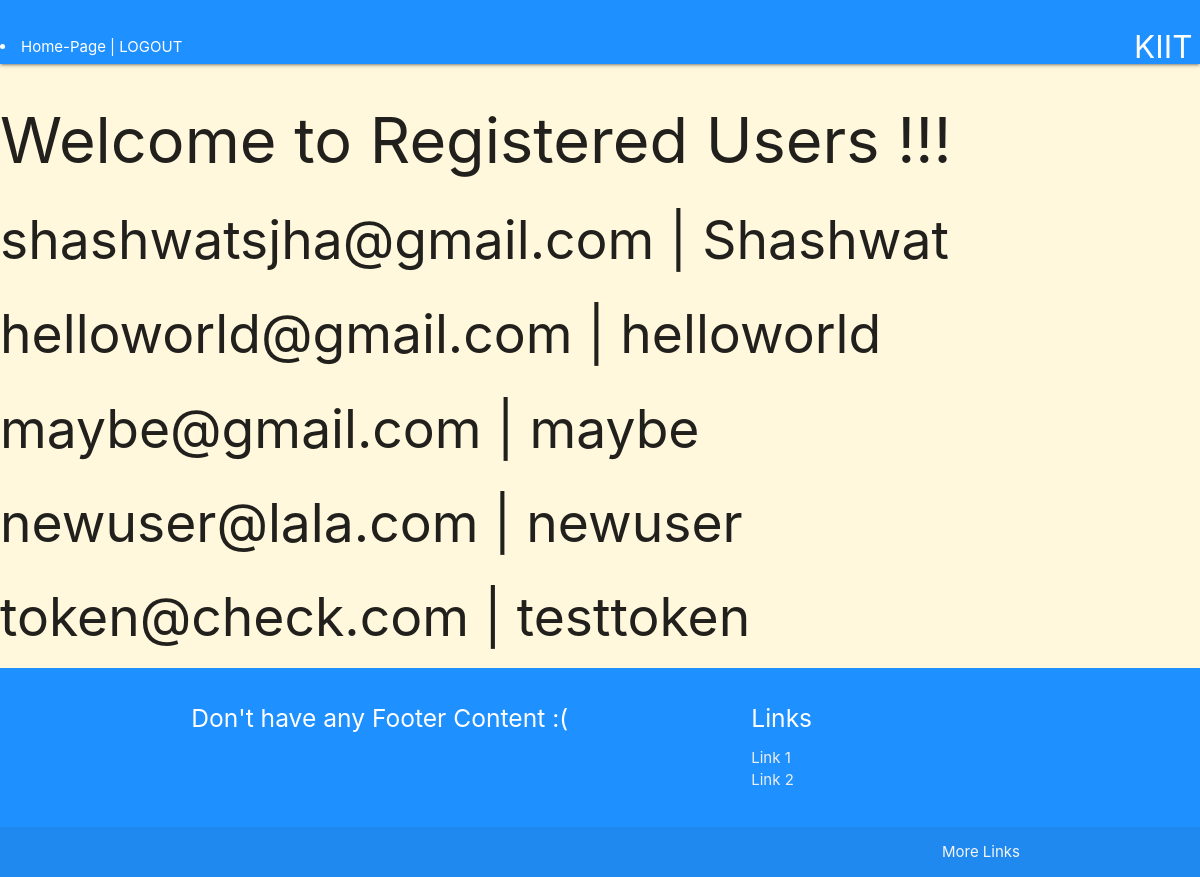
Page / (signed in) on the committed database.
### accounts/models.py (models this page shows, shortened)
class Account(AbstractBaseUser):
    email = models.EmailField(verbose_name="email",max_length=50,unique=True)
    username = models.CharField(max_length=50,unique=True)
    date_joined  = models.DateTimeField(verbose_name="date-joined",auto_now_add=True)
    last_login = models.DateTimeField(verbose_name="Last-Login Date",auto_now=True)
    is_admin = models.BooleanField(default=False)
    is_active = models.BooleanField(default=True)
    is_staff = models.BooleanField(default=False)
    is_superuser = models.BooleanField(default=False)
    USERNAME_FIELD = 'email'
    REQUIRED_FIELDS = ['username']
    objects = Account_Manager()
    def __str__(self):
        return self.email

### main/views.py (the view)
# urls.py: path('',home_view,name="home"),
def home_view(request):
    context = {}
    account = Account.objects.all()
    context["account"] = account
    return render(request,'main/home.html',context)

### main/templates/main/home.html (shortened to what this page needs)
{% extends 'base.html' %}
{% block content %}
{% if request.user.is_authenticated %}
  <div style="font-size:50%;">
    <h1> Welcome to Registered Users !!! </h1>
      {% for us in account %}
        <h2>{{ us }} | {{ us.username }} </h2>
      {% endfor %}
  </div>
{% endif %}
{% endblock content %}

### templates/base.html (shortened to what this page needs)
<!DOCTYPE html>
<html>
<head>
    <link rel="stylesheet" href="https://cdnjs.cloudflare.com/ajax/libs/materialize/1.0.0/css/materialize.min.css">
</head>
    <div class="navbar-fixed">
    <nav style="background:dodgerblue;">
      <div class="nav-wrapper">
        <a href="#" class="brand-logo right">KIIT</a>
                {% if request.user.is_authenticated %}
                    <p> <li><a href="{% url 'home' %}">Home-Page</a> | <a href="{% url 'logout' %}">LOGOUT</a></li>
                    </p>
                {% endif %}
       </div>
    </nav>
  </div>
<body style="background-color:cornsilk; font-size: 100%;"  >
    <main>
    {% block content %}
    {% endblock content %}
    </main>
  </body>
  <footer class="page-footer" style="background:dodgerblue;">
    <div class="container">
      <div class="row">
        <div class="col l6 s12">
          <h5 class="white-text">Don't have any Footer Content :(</h5>
        </div>
        <div class="col l4 offset-l2 s12">
          <h5 class="white-text">Links</h5>
          <ul>
            <li><a class="grey-text text-lighten-3" href="#!">Link 1</a></li>
            <li><a class="grey-text text-lighten-3" href="#!">Link 2</a></li>
          </ul>
        </div>
      </div>
    </div>
    <div class="footer-copyright">
      <div class="container">
      <a class="grey-text text-lighten-4 right" href="#!">More Links</a>
      </div>
    </div>
  </footer>
</html>

### rows in the picture
Account: email "shashwatsjha@gmail.com", username "Shashwat"
Account: email "helloworld@gmail.com", username "helloworld"
Account: email "maybe@gmail.com", username "maybe"
Account: email "newuser@lala.com", username "newuser"
Account: email "token@check.com", username "testtoken"
